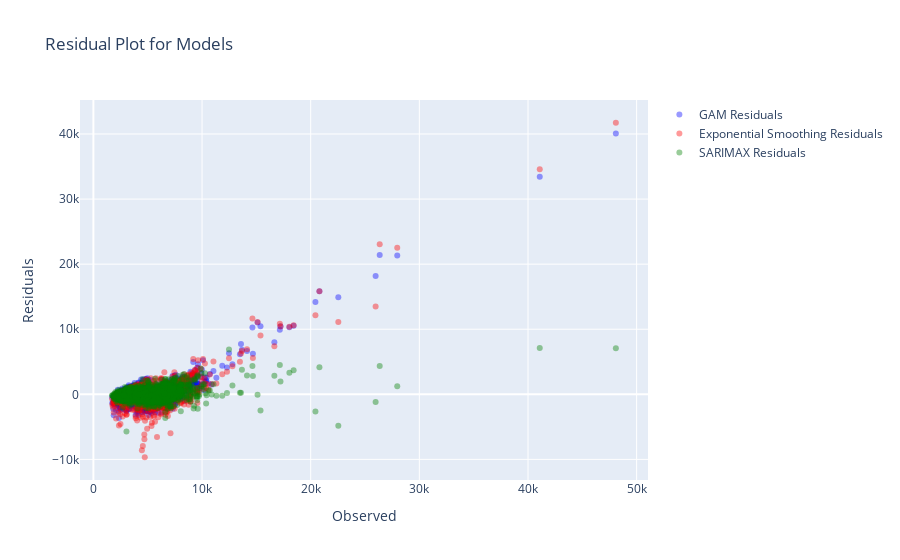

Here is the notebook cell this chart was saved with:
### Code cell
# Residual Plots

import plotly.express as px
import plotly.graph_objects as go

# Residual plot for GAM
gam_residuals = gam.deviance_residuals(x.iloc[:, :5], y)
fig = go.Figure()
fig.add_trace(go.Scatter(x=y, y=gam_residuals, mode='markers', name='GAM Residuals', marker=dict(color='blue', opacity=0.4)))

# Residual plot for Exponential Smoothing Model
exp_residuals = expModel.resid
fig.add_trace(go.Scatter(x=revenue, y=exp_residuals, mode='markers', name='Exponential Smoothing Residuals', marker=dict(color='red', opacity=0.4)))

# Residual plot for SARIMAX Model
sarimax_residuals = aggregated_data["Revenue"] - in_sample_predictions
fig.add_trace(go.Scatter(x=aggregated_data["Revenue"], y=sarimax_residuals, mode='markers', name='SARIMAX Residuals', marker=dict(color='green', opacity=0.4)))

# Update layout once at the end
fig.update_layout(title='Residual Plot for Models', xaxis_title='Observed', yaxis_title='Residuals')

fig.show()

### Figure 1 — Plotly figure (JSON) as saved in the notebook; plotly's stock layout.template omitted (floating-point values rounded to 4 significant figures; data arrays with more than 128 entries replaced by an {"elided": "..."} marker saying what was removed)
{"data": [{"marker": {"color": "blue", "opacity": 0.4}, "mode": "markers", "name": "GAM Residuals", "type": "scatter", "x": {"elided": "1815 float values"}, "y": {"elided": "1815 float values"}}, {"marker": {"color": "red", "opacity": 0.4}, "mode": "markers", "name": "Exponential Smoothing Residuals", "type": "scatter", "x": {"elided": "1815 float values"}, "y": {"elided": "1815 float values"}}, {"marker": {"color": "green", "opacity": 0.4}, "mode": "markers", "name": "SARIMAX Residuals", "type": "scatter", "x": {"elided": "1815 float values"}, "y": {"elided": "1815 float values"}}], "layout": {"title": {"text": "Residual Plot for Models"}, "xaxis": {"title": {"text": "Observed"}}, "yaxis": {"title": {"text": "Residuals"}}}}
